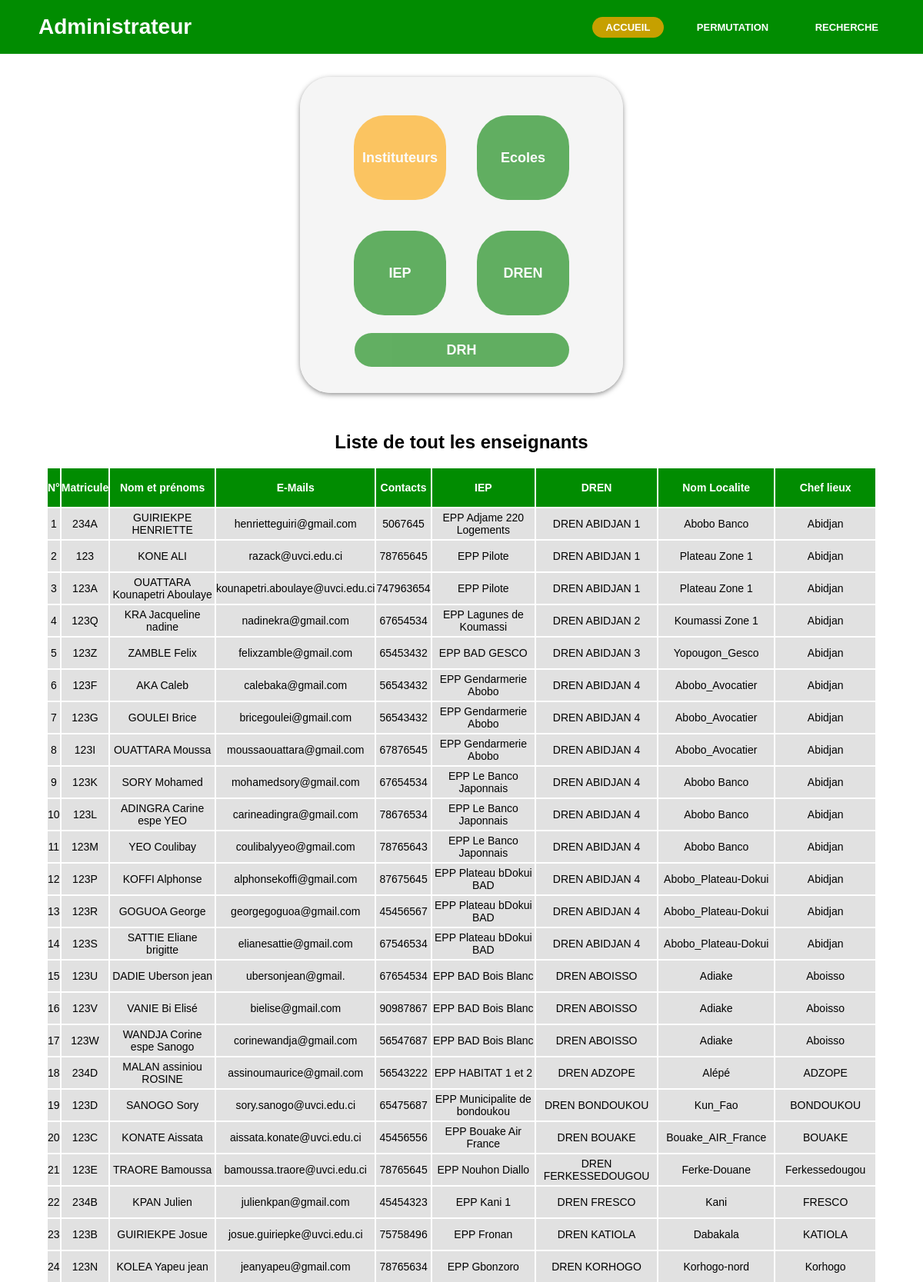
Page /views/admin/enseiadmin.php (upper part) on the committed database.
### tables this page shows
CREATE TABLE `fonction` (
  `Id_fonct` int(11) NOT NULL,
  `nom` varchar(100) NOT NULL,
  `Emploi` varchar(500) NOT NULL
);

CREATE TABLE `personnel` (
  `matricule` varchar(30) NOT NULL,
  `nom` varchar(100) NOT NULL,
  `prenoms` varchar(100) NOT NULL,
  `mail` varchar(100) NOT NULL,
  `telephone` int(11) NOT NULL,
  `date_pri_serv` date NOT NULL,
  `Id_iep` varchar(100) NOT NULL,
  `Id_fonct` int(11) NOT NULL
);

CREATE TABLE `iep` (
  `Id_iep` varchar(100) NOT NULL,
  `nom_iep` varchar(100) NOT NULL,
  `mail_iep` varchar(100) NOT NULL,
  `contact_iep` int(11) NOT NULL,
  `Id_dren` varchar(50) NOT NULL,
  `Id_localite` int(11) NOT NULL,
  `matricule_respo` varchar(100) DEFAULT NULL,
  `nom_respo` varchar(50) NOT NULL,
  `prenoms_respo` varchar(100) NOT NULL,
  `mails_respo` varchar(100) NOT NULL,
  `tel_respo` int(10) NOT NULL
);

CREATE TABLE `dren` (
  `Id_dren` varchar(50) NOT NULL,
  `nom_dren` varchar(100) NOT NULL,
  `mail_dren` varchar(100) NOT NULL,
  `contact_dren` varchar(10) NOT NULL,
  `Id_drh` varchar(100) NOT NULL,
  `Id_localite` int(11) NOT NULL,
  `matricule_respo` varchar(100) DEFAULT NULL,
  `nom_respo` varchar(50) NOT NULL,
  `prenoms_respo` varchar(100) NOT NULL,
  `mails_respo` varchar(100) NOT NULL,
  `tel_respo` int(10) NOT NULL
);

CREATE TABLE `localite` (
  `Id_localite` int(11) NOT NULL,
  `nom_localite` varchar(100) NOT NULL,
  `Chef_Lieux` varchar(100) NOT NULL
);

### models/Mod_Ensei/Mod_ENSEI.php (called while the page is built, shortened)
<?php
function liste_institu()
{
  $username = 'root';
  $pass = '';
  try {
          $user = new PDO('mysql:host=localhost;dbname=pct', $username, $pass);
          $user->setAttribute(PDO::ATTR_ERRMODE, PDO::ERRMODE_EXCEPTION);
          $user->setAttribute(PDO::MYSQL_ATTR_INIT_COMMAND, "SET NAMES 'UTF8'");
  }
  catch (PDOException $e) {
          die('echec lors de la connexion à la base de données:' . $e->getMessage());
      }
      $institu = "SELECT matricule, personnel.nom AS nom_perso, prenoms, mail, telephone, emploi, nom_iep, nom_dren, nom_localite, Chef_Lieux, nom_dren
      FROM fonction, personnel, iep,localite, dren
      WHERE fonction.Id_fonct = personnel.id_fonct
      AND personnel.Id_iep = iep.Id_iep
      AND iep.Id_localite = localite.Id_localite
      AND iep.Id_dren = dren.Id_dren";
    $ensei = $user->query($institu);
    $ensei = $ensei->fetchAll(PDO::FETCH_CLASS);
  return $ensei;
}

### controllers/Con_ENSEI/Ensei.php (the view, shortened to what this page needs)
<?php
class ConEnsei
{
  public function liste_ensei_All()
  {
    require 'models/Mod_Ensei/Mod_ENSEI.php';
    $seach = liste_institu();
    $i = 1;
    echo "<h2 style=\"text-align:center\">Liste de tout les enseignants </h2>";
    echo "<br><table width=\"90%\" style=\"font-size:14px;margin-left: 5%;\" ><tr height=\"50px\" style=\"color:white;background: rgb(1, 140, 1);border-raduis:20px;\" >
          <th> N° </th><th> Matricule </th> <th> Nom et prénoms </th><th> E-Mails </th> <th> Contacts </th><th> IEP </th><th> DREN</th><th> Nom Localite</th> <th> Chef lieux </th> </tr>";
    foreach ($seach as $key => $valeur) {
      echo "<tr height=\"40px\" style=\"background-color:#e1e1e1\"><td><center> " . $i . " </center></td>";
      echo "<td><center> " . $valeur->matricule . " </center></td>";
      echo "<td><center> " . $valeur->nom_perso . " " . $valeur->prenoms . "</center></td>";
      echo "<td><center> " . $valeur->mail . " </center></td>";
      echo "<td><center> " . $valeur->telephone . " </center></td>";
      echo "<td><center> " . $valeur->nom_iep . " </center></td>";
      echo "<td><center> " . $valeur->nom_dren . " </center></td>";
      echo "<td><center> " . $valeur->nom_localite . " </center></td>";
      echo "<td><center> " . $valeur->Chef_Lieux . " </center></td>";
      $i++;
    }
    echo "</tr></table>";
  }
}

### views/css/navbar.css (style rules this page uses)
* { padding: 0; margin: 0; text-decoration: none; font-family: Arial, Helvetica, sans-serif; }
body { width: 100%; }

### rows in the picture
fonction: personnel.matricule "234A", personnel.nom "GUIRIEKPE", personnel.prenoms "HENRIETTE", personnel.mail "henrietteguiri@gmail.com", personnel.telephone "5067645", iep.nom_iep "EPP Adjame 220 Logements", dren.nom_dren "DREN ABIDJAN 1", localite.nom_localite "Abobo Banco", localite.Chef_Lieux "Abidjan", personnel.matricule "123Z", personnel.nom "ZAMBLE", personnel.prenoms "Felix", personnel.mail "felixzamble@gmail.com", personnel.telephone "65453432", iep.nom_iep "EPP BAD GESCO", dren.nom_dren "DREN ABIDJAN 3", localite.nom_localite "Yopougon_Gesco", personnel.matricule "123B", personnel.prenoms "Josue", personnel.mail "josue.guiriepke@uvci.edu.ci", personnel.telephone "75758496", iep.nom_iep "EPP Fronan", dren.nom_dren "DREN KATIOLA", localite.nom_localite "Dabakala", localite.Chef_Lieux "KATIOLA"
fonction: personnel.matricule "123", personnel.nom "KONE", personnel.prenoms "ALI", personnel.mail "razack@uvci.edu.ci", personnel.telephone "78765645", iep.nom_iep "EPP Pilote", dren.nom_dren "DREN ABIDJAN 1", localite.nom_localite "Plateau Zone 1", localite.Chef_Lieux "Abidjan", personnel.matricule "123A", personnel.nom "OUATTARA", personnel.prenoms "Kounapetri Aboulaye", personnel.mail "kounapetri.aboulaye@uvci.edu.ci", personnel.telephone "747963654", personnel.matricule "123F", personnel.nom "AKA", personnel.prenoms "Caleb", personnel.mail "calebaka@gmail.com", personnel.telephone "56543432", iep.nom_iep "EPP Gendarmerie Abobo", dren.nom_dren "DREN ABIDJAN 4", localite.nom_localite "Abobo_Avocatier", personnel.matricule "123U", personnel.nom "DADIE", personnel.prenoms "Uberson jean", personnel.mail "ubersonjean@gmail.", personnel.telephone "67654534", iep.nom_iep "EPP BAD Bois Blanc", dren.nom_dren "DREN ABOISSO", localite.nom_localite "Adiake", localite.Chef_Lieux "Aboisso", personnel.matricule "234B", personnel.nom "KPAN", personnel.prenoms "Julien", personnel.mail "julienkpan@gmail.com", personnel.telephone "45454323", iep.nom_iep "EPP Kani 1", dren.nom_dren "DREN FRESCO", localite.nom_localite "Kani", localite.Chef_Lieux "FRESCO"
fonction: personnel.matricule "123Q", personnel.nom "KRA", personnel.prenoms "Jacqueline nadine", personnel.mail "nadinekra@gmail.com", personnel.telephone "67654534", iep.nom_iep "EPP Lagunes de Koumassi", dren.nom_dren "DREN ABIDJAN 2", localite.nom_localite "Koumassi Zone 1", localite.Chef_Lieux "Abidjan", personnel.matricule "123I", personnel.nom "OUATTARA", personnel.prenoms "Moussa", personnel.mail "moussaouattara@gmail.com", personnel.telephone "67876545", iep.nom_iep "EPP Gendarmerie Abobo", dren.nom_dren "DREN ABIDJAN 4", localite.nom_localite "Abobo_Avocatier", personnel.matricule "123L", personnel.nom "ADINGRA", personnel.prenoms "Carine espe YEO", personnel.mail "carineadingra@gmail.com", personnel.telephone "78676534", iep.nom_iep "EPP Le Banco Japonnais", localite.nom_localite "Abobo Banco", personnel.matricule "123P", personnel.nom "KOFFI", personnel.prenoms "Alphonse", personnel.mail "alphonsekoffi@gmail.com", personnel.telephone "87675645", iep.nom_iep "EPP Plateau bDokui BAD", localite.nom_localite "Abobo_Plateau-Dokui", personnel.matricule "123C", personnel.nom "KONATE", personnel.prenoms "Aissata", personnel.mail "aissata.konate@uvci.edu.ci", personnel.telephone "45456556", iep.nom_iep "EPP Bouake Air France", dren.nom_dren "DREN BOUAKE", localite.nom_localite "Bouake_AIR_France", localite.Chef_Lieux "BOUAKE", personnel.matricule "123E", personnel.nom "TRAORE", personnel.prenoms "Bamoussa", personnel.mail "bamoussa.traore@uvci.edu.ci", personnel.telephone "78765645", iep.nom_iep "EPP Nouhon Diallo", dren.nom_dren "DREN FERKESSEDOUGOU", localite.nom_localite "Ferke-Douane", localite.Chef_Lieux "Ferkessedougou"
fonction: personnel.matricule "123G", personnel.nom "GOULEI", personnel.prenoms "Brice", personnel.mail "bricegoulei@gmail.com", personnel.telephone "56543432", iep.nom_iep "EPP Gendarmerie Abobo", dren.nom_dren "DREN ABIDJAN 4", localite.nom_localite "Abobo_Avocatier", localite.Chef_Lieux "Abidjan", personnel.matricule "123K", personnel.nom "SORY", personnel.prenoms "Mohamed", personnel.mail "mohamedsory@gmail.com", personnel.telephone "67654534", iep.nom_iep "EPP Le Banco Japonnais", localite.nom_localite "Abobo Banco", personnel.matricule "123D", personnel.nom "SANOGO", personnel.prenoms "Sory", personnel.mail "sory.sanogo@uvci.edu.ci", personnel.telephone "65475687", iep.nom_iep "EPP Municipalite de bondoukou", dren.nom_dren "DREN BONDOUKOU", localite.nom_localite "Kun_Fao", localite.Chef_Lieux "BONDOUKOU", personnel.matricule "123N", personnel.nom "KOLEA", personnel.prenoms "Yapeu jean", personnel.mail "jeanyapeu@gmail.com", personnel.telephone "78765634", iep.nom_iep "EPP Gbonzoro", dren.nom_dren "DREN KORHOGO", localite.nom_localite "Korhogo-nord", localite.Chef_Lieux "Korhogo"
fonction: personnel.matricule "123M", personnel.nom "YEO", personnel.prenoms "Coulibay", personnel.mail "coulibalyyeo@gmail.com", personnel.telephone "78765643", iep.nom_iep "EPP Le Banco Japonnais", dren.nom_dren "DREN ABIDJAN 4", localite.nom_localite "Abobo Banco", localite.Chef_Lieux "Abidjan", personnel.matricule "123R", personnel.nom "GOGUOA", personnel.prenoms "George", personnel.mail "georgegoguoa@gmail.com", personnel.telephone "45456567", iep.nom_iep "EPP Plateau bDokui BAD", localite.nom_localite "Abobo_Plateau-Dokui"
fonction: personnel.matricule "123S", personnel.nom "SATTIE", personnel.prenoms "Eliane brigitte", personnel.mail "elianesattie@gmail.com", personnel.telephone "67546534", iep.nom_iep "EPP Plateau bDokui BAD", dren.nom_dren "DREN ABIDJAN 4", localite.nom_localite "Abobo_Plateau-Dokui", localite.Chef_Lieux "Abidjan"
fonction: personnel.matricule "123V", personnel.nom "VANIE", personnel.prenoms "Bi Elisé", personnel.mail "bielise@gmail.com", personnel.telephone "90987867", iep.nom_iep "EPP BAD Bois Blanc", dren.nom_dren "DREN ABOISSO", localite.nom_localite "Adiake", localite.Chef_Lieux "Aboisso"
fonction: personnel.matricule "123W", personnel.nom "WANDJA", personnel.prenoms "Corine espe Sanogo", personnel.mail "corinewandja@gmail.com", personnel.telephone "56547687", iep.nom_iep "EPP BAD Bois Blanc", dren.nom_dren "DREN ABOISSO", localite.nom_localite "Adiake", localite.Chef_Lieux "Aboisso", personnel.matricule "234D", personnel.nom "MALAN", personnel.prenoms "assiniou ROSINE", personnel.mail "assinoumaurice@gmail.com", personnel.telephone "56543222", iep.nom_iep "EPP HABITAT 1 et 2", dren.nom_dren "DREN ADZOPE", localite.nom_localite "Alépé", localite.Chef_Lieux "ADZOPE"
